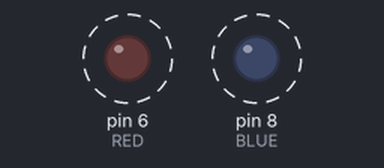
A sketch run on a simulated Arduino Uno, built with avr-gcc and run on an emulated ATmega328P. Shown: output pins drawn as LEDs (lit = HIGH). Dashed ring = blinking.

Above: at 0.2 s.
Timing chart, 0 to 3.0 s (numbered marks = the images above):
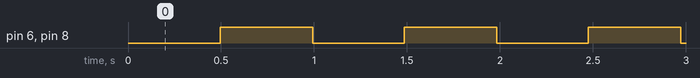

Measured:
- by itself, pin 6 (RED), pin 8 (BLUE): alternates HIGH for 0.50 s and LOW for 0.50 s

The sketch:

24_Event_Groups.ino
```cpp
#include <Arduino_FreeRTOS.h>
#include "event_groups.h"

#define      RED     6
#define      YELLOW  7
#define      BLUE    8

EventGroupHandle_t  xEventGroup;

#define TASK1_BIT (1UL<<0UL)
#define TASK2_BIT (1UL<<1UL)

void setup()
{
  Serial.begin(9600);
  pinMode(RED,OUTPUT);
  pinMode(BLUE,OUTPUT);

  xEventGroup =  xEventGroupCreate();

  xTaskCreate(EventBitSettingTask, "Bit Setter",100,NULL,1,NULL );
  xTaskCreate(EventBitReadingTask, "Bit Reader",100,NULL,1,NULL);
}


void EventBitSettingTask(void *pvParameters)
{
  const TickType_t xDelay500ms  = pdMS_TO_TICKS(500);
  while(1)
  {
    xEventGroupSetBits(xEventGroup,TASK1_BIT);
    vTaskDelay(xDelay500ms);
    xEventGroupSetBits(xEventGroup,TASK2_BIT);
  }

}

void EventBitReadingTask(void *pvParameters)
{
  const EventBits_t xBitsToWaitFor = (TASK1_BIT |TASK2_BIT);
  EventBits_t xEventGroupValue;

  while(1)
  {
   xEventGroupValue = xEventGroupWaitBits(xEventGroup,
                                    xBitsToWaitFor,
                                    pdTRUE,
                                    pdTRUE,
                                    portMAX_DELAY
                                   );
  if((xEventGroupValue & TASK1_BIT) !=0)
  {
     digitalWrite(RED,digitalRead(RED)^1);
  }

  if((xEventGroupValue & TASK2_BIT)!=0)
  {
    digitalWrite(BLUE,digitalRead(BLUE)^1);
  }
}
}
void loop(){}
```
